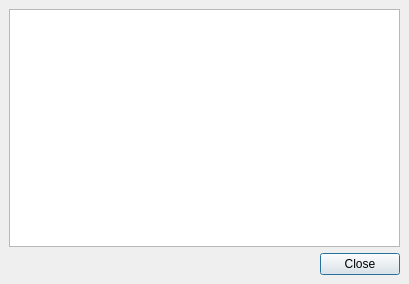
<ui version="4.0" >
 <class>InfoDialog</class>
 <widget class="QDialog" name="InfoDialog" >
  <property name="geometry" >
   <rect>
    <x>0</x>
    <y>0</y>
    <width>409</width>
    <height>284</height>
   </rect>
  </property>
  <property name="windowTitle" >
   <string>Dialog</string>
  </property>
  <layout class="QVBoxLayout" >
   <property name="margin" >
    <number>9</number>
   </property>
   <property name="spacing" >
    <number>6</number>
   </property>
   <item>
    <widget class="QTextEdit" name="textEdit" >
     <property name="readOnly" >
      <bool>true</bool>
     </property>
    </widget>
   </item>
   <item>
    <widget class="QDialogButtonBox" name="buttonBox" >
     <property name="orientation" >
      <enum>Qt::Horizontal</enum>
     </property>
     <property name="standardButtons" >
      <set>QDialogButtonBox::Close</set>
     </property>
    </widget>
   </item>
  </layout>
 </widget>
 <resources/>
 <connections>
  <connection>
   <sender>buttonBox</sender>
   <signal>accepted()</signal>
   <receiver>InfoDialog</receiver>
   <slot>accept()</slot>
   <hints>
    <hint type="sourcelabel" >
     <x>248</x>
     <y>254</y>
    </hint>
    <hint type="destinationlabel" >
     <x>157</x>
     <y>274</y>
    </hint>
   </hints>
  </connection>
  <connection>
   <sender>buttonBox</sender>
   <signal>rejected()</signal>
   <receiver>InfoDialog</receiver>
   <slot>reject()</slot>
   <hints>
    <hint type="sourcelabel" >
     <x>316</x>
     <y>260</y>
    </hint>
    <hint type="destinationlabel" >
     <x>286</x>
     <y>274</y>
    </hint>
   </hints>
  </connection>
 </connections>
</ui>
